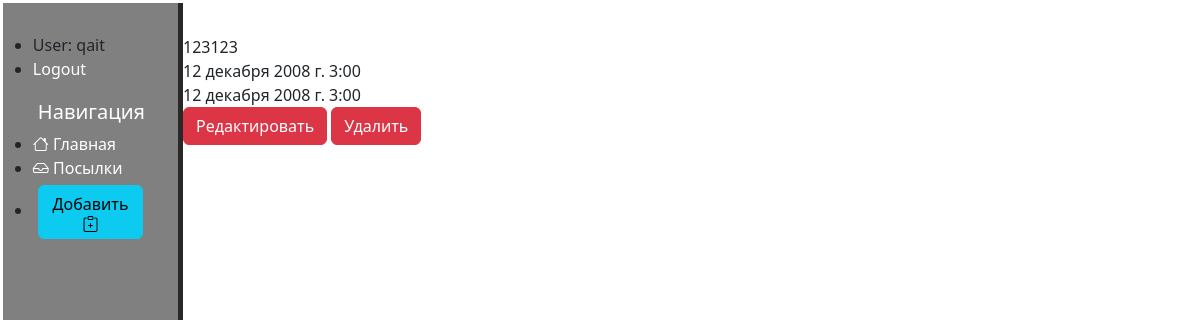
Before: /posting_accounting/package_detail_view/1 (signed in) with the older database file.
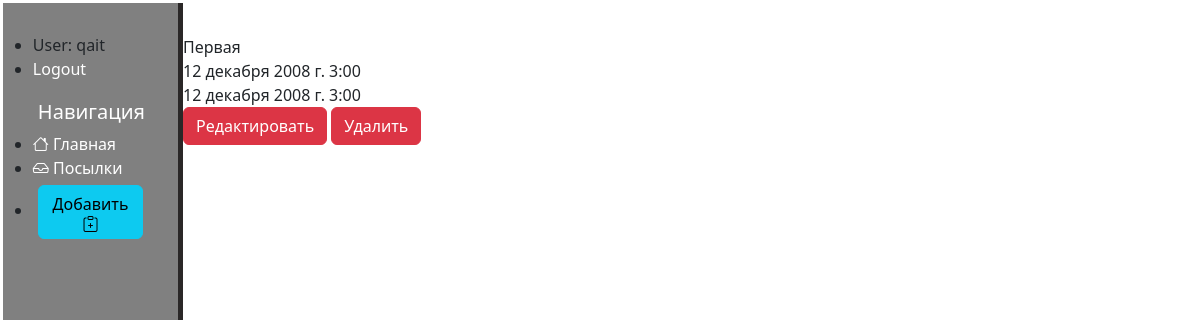
After: the same page with the newer database file.
### PostingAccounting/models.py (models this page shows, shortened)
class Package(models.Model):
    orderDate = models.DateTimeField(verbose_name= 'Дата Заказа')
    unboxingDate = models.DateTimeField(verbose_name= 'Дата Распаковки')
    orderNomber = models.CharField("Номер", unique=True, max_length=250)
    orderItems =  models.ManyToOneRel("Items", field_name='orderItems',  on_delete=models.CASCADE, to='order')
    user = models.ForeignKey(User, verbose_name= 'Пользователь', on_delete=models.CASCADE, null=True)
    annotation = models.CharField("Номер", unique=True, max_length=250, null=True)

### PostingAccounting/views.py (the view)
# urls.py: path('package_detail_view/<int:pk>', views.PackageDetailView.as_view(), name="package_detail_view"),
class PackageDetailView(DetailView):
    model = Package
    template_name = "PostingAccounting/DetailView.html"
    form = PackageForm()
    context_object_name = "list"

### PostingAccounting/templates/PostingAccounting/DetailView.html (shortened to what this page needs)
﻿{% extends 'PostingAccounting/layout.html' %}
{% block content  %}
<div class="features">
    {{list.orderNomber}}<br />
    {{list.orderDate}}<br />
    {{list.unboxingDate}}<br />
    <a href="{% url 'package_edit' list.id %}" class="btn btn-danger"> Редактировать</a>
    <a href="{% url 'package_remove' list.id %}" class="btn btn-danger"> Удалить</a>
</div>
{% endblock %}

Changed rows visible on the page:
changed Package: orderNomber "123123" → "Первая"
